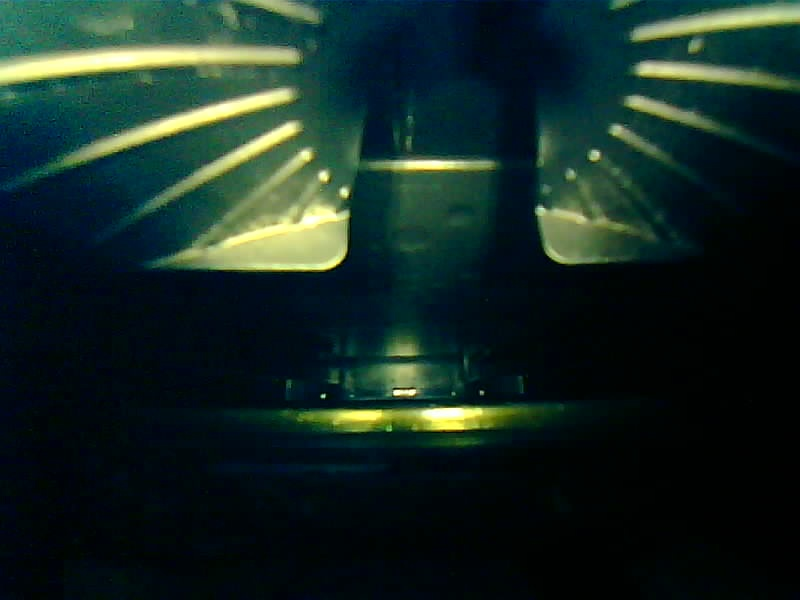
#> input picture Day 3 with weak models/images/Trial 1.jpg, 800 x 600 px, found by its file name
$ jupyter execute Template.ipynb
#> lines starting #> are read from the running program, lines starting #| are printed output that depends on the picture
[cell 1]
import cv2 as cv
import numpy as np
from matplotlib import pyplot as plt

def detect_kicker(image_path, template_path, threshold=0.7):
    # Load the input image and template
#> called with template_path = 'template image/template.jpg', threshold = 0.7
    img = cv.imread(image_path, cv.IMREAD_GRAYSCALE)
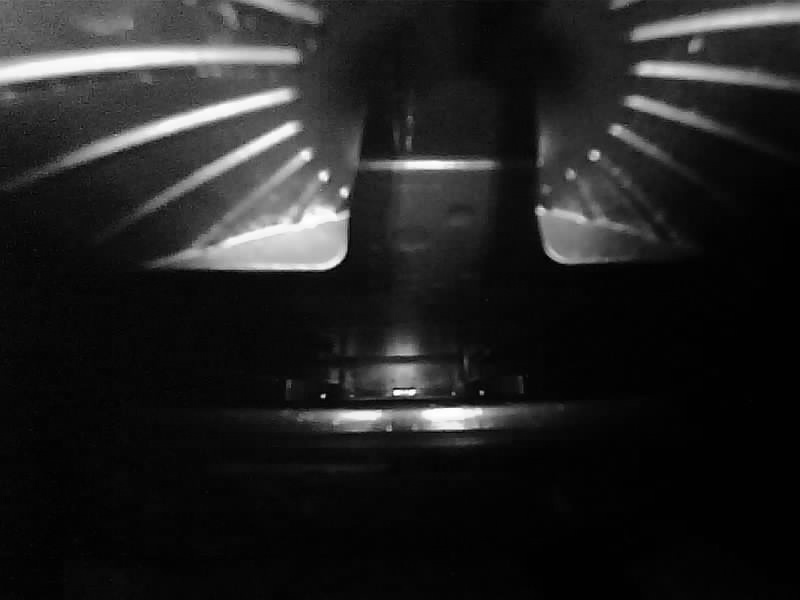
#> img: shape (600, 800); min 0, max 255, mean 34.2
    assert img is not None, "Image file could not be read, check path."

    img2 = img.copy()  # Keep a copy of the original image
    template = cv.imread(template_path, cv.IMREAD_GRAYSCALE)
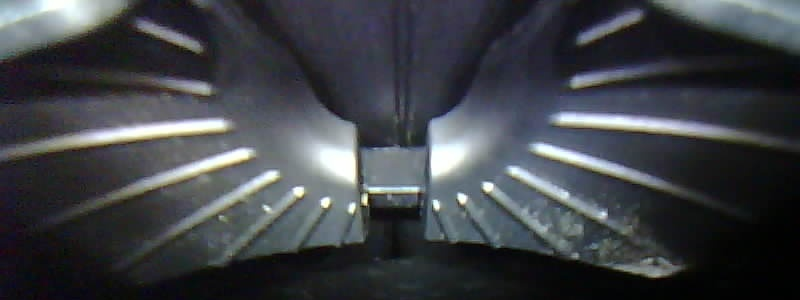
#> input picture Image Processing2/template image/template.jpg, 800 x 300 px
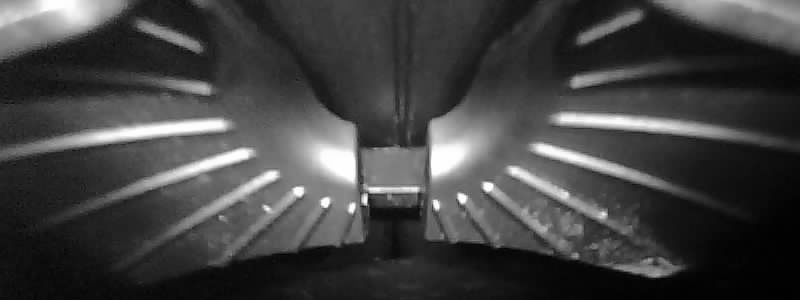
#> template: shape (300, 800); min 0, max 255, mean 65.8
    assert template is not None, "Template file could not be read, check path."

    # Template dimensions
    w, h = template.shape[::-1]
#> w = 800; h = 300

    # Only use the upper region of the image for matching
    height, width = img.shape
#> height = 600; width = 800
    upper_region = img[0:int(height/2), :]  # Upper half of the image
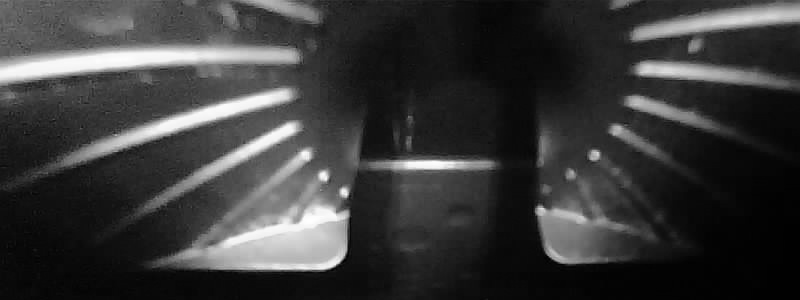
#> upper_region: shape (300, 800); min 0, max 254, mean 57.4

    # Define methods for template matching
    methods = ['cv.TM_CCOEFF']

    # Iterate through different template matching methods
    for meth in methods:
        img = img2.copy()  # Reset to the original image each time
        method = eval(meth)

        # Apply template matching in the upper region of the image
        res = cv.matchTemplate(upper_region, template, method)
        min_val, max_val, min_loc, max_loc = cv.minMaxLoc(res)

        # Choose top-left corner based on method (SQDIFF takes min, others take max)
        if method in [cv.TM_SQDIFF, cv.TM_SQDIFF_NORMED]:
            top_left = min_loc
            match_quality = min_val
        else:
            top_left = max_loc
            match_quality = max_val

        # Check if match quality exceeds the threshold
        if match_quality >= threshold:
            # Draw rectangle around the detected kicker in the original upper region
            bottom_right = (top_left[0] + w, top_left[1] + h)
            cv.rectangle(img[0:int(height/2), :], top_left, bottom_right, 255, 2)

            # Prepare a visualization of the detection
            detected_region = upper_region[top_left[1]:bottom_right[1], top_left[0]:bottom_right[0]]
            plt.figure(figsize=(10, 5))

            plt.subplot(121)
            plt.imshow(res, cmap='gray')
            plt.title('Matching Result')
            plt.xticks([]), plt.yticks([])

            plt.subplot(122)
            plt.imshow(img, cmap='gray')
            plt.title('Detected Kicker')
            plt.xticks([]), plt.yticks([])

            # Visualize the detected region with the template overlay
            plt.figure(figsize=(10, 5))
            plt.subplot(121)
            plt.imshow(detected_region, cmap='gray')
            plt.title('Detected Region')
            plt.xticks([]), plt.yticks([])

            plt.subplot(122)
            plt.imshow(template, cmap='gray')
            plt.title('Template')
            plt.xticks([]), plt.yticks([])

            plt.suptitle(f'Method: {meth} (Quality: {match_quality:.2f})')
            plt.show()

            print(f"Method: {meth}, Kicker detected with match quality: {match_quality:.2f}")
        else:
            print(f"Method: {meth}, No kicker detected (match quality: {match_quality:.2f})")
#> this loop made 1 pass
#> (res, min_val, max_val, top_left, match_quality, bottom_right) on pass 1: ([234657312], 234657312, 234657312, (0, 0), 234657312, (800, 300))
#| Method: cv.TM_CCOEFF, Kicker detected with match quality: 234657312.00
#> pass 1, in detect_kicker, `plt.show()`:
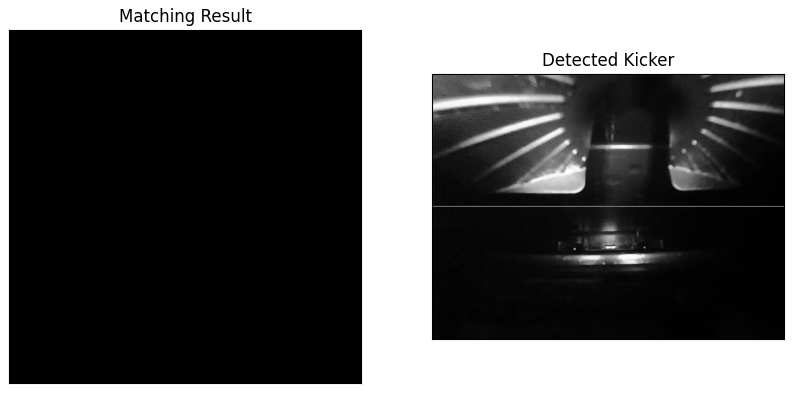
#> figure drawn by matplotlib, 2 panels

# Test the function
image_path = 'image collection/CV Image Collection/03 Kicker Detection/800x600/Kicker at front position/Trial 1.jpg'
template_path = 'template image/template.jpg'

detect_kicker(image_path, template_path, threshold=0.7)

### Template Matching

[cell 2]
import cv2
import numpy as np
import matplotlib.pyplot as plt

# Function for detecting the kicker using template matching
def detect_kicker_with_template(image_path, template_path, threshold=0.7):
    # Step 1: Load the main image and the template image
    image = cv2.imread(image_path)
    template = cv2.imread(template_path, 0)  # Template is loaded in grayscale

    if image is None or template is None:
        print("Error: Image or template not found.")
        return None

    # Convert the input image to grayscale
    gray_image = cv2.cvtColor(image, cv2.COLOR_BGR2GRAY)

    # Step 2: Perform template matching
    result = cv2.matchTemplate(gray_image, template, cv2.TM_CCOEFF_NORMED)

    # Step 3: Normalize the result to enhance visibility of similarity
    cv2.normalize(result, result, 0, 1, cv2.NORM_MINMAX, -1)

    # Step 4: Find locations where the matching result exceeds the threshold
    loc = np.where(result >= threshold)

    # Visualize the matching result
    plt.figure(figsize=(10, 8))

    # Show template matching result heatmap
    plt.subplot(2, 1, 1)
    plt.imshow(result, cmap='hot')
    plt.colorbar()
    plt.title("Template Matching Heatmap")
    plt.axis("off")

    # Check if we found any matches above threshold
    detected = False
    w, h = template.shape[::-1]  # Get width and height of the template

    # If we have a match, draw rectangles around detected areas
    for pt in zip(*loc[::-1]):
        cv2.rectangle(image, pt, (pt[0] + w, pt[1] + h), (0, 255, 0), 2)
        detected = True

    # Show the result image with rectangles
    plt.subplot(2, 1, 2)
    plt.imshow(cv2.cvtColor(image, cv2.COLOR_BGR2RGB))
    plt.title("Detected Kicker" if detected else "Kicker Not Detected")
    plt.axis("off")

    plt.tight_layout()
    plt.show()

    # Print detection status
    if detected:
        print("Kicker detected with template matching.")
    else:
        print("Kicker not detected.")

    return detected

# Test the function with your image and template
image_path = 'image collection/CV Image Collection/03 Kicker Detection/800x600/Kicker at front position/Trial 3.jpg'
template_path = 'Reference_Imgs/reference_roi.jpg'  # Path to the template image

# Call the function with a threshold of 0.7
detect_kicker_with_template(image_path, template_path, threshold=0.7)

[cell 3]
# Test the function with your image and template
image_path = 'image collection/CV Image Collection/03 Kicker Detection/800x600/Kicker at pos 100/Trial 2.jpg'
template_path = 'Reference_Imgs/reference_roi.jpg'  # Path to the template image

# Call the function with a threshold of 0.7
detect_kicker_with_template(image_path, template_path, threshold=0.7)
#> call 2 of detect_kicker_with_template, with template_path = 'Reference_Imgs/reference_roi.jpg', threshold = 0.7
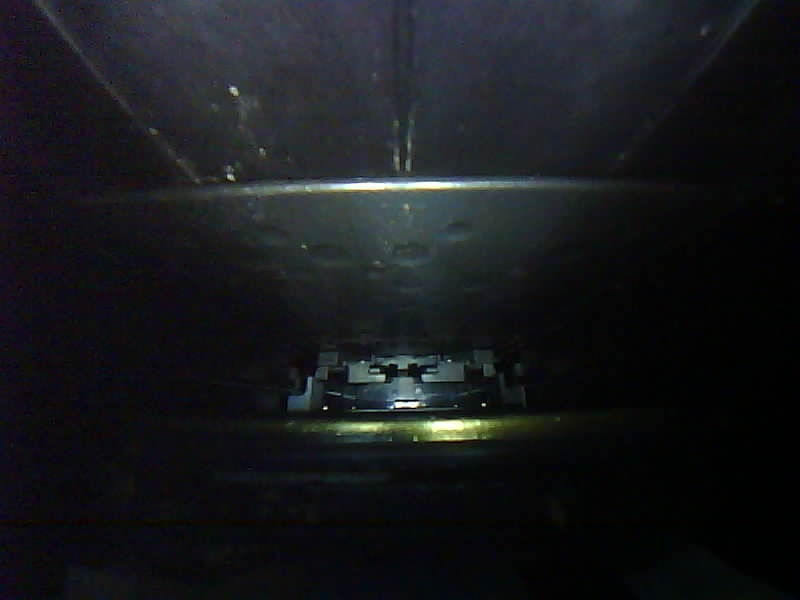
#> input picture Day 3 with weak models/images/Trial 2.jpg, 800 x 600 px, found by its file name
#> in detect_kicker_with_template, image is the input picture: shape (600, 800, 3); mean B, G, R 28.2, 25.2, 23.4

[cell 4]
# Test the function with your image and template
image_path = 'image collection/CV Image Collection/03 Kicker Detection/800x600/Invalid Case/Kicker in reverse orientation/Trial 1.jpg'
template_path = 'Reference_Imgs/reference_roi.jpg'  # Path to the template image

# Call the function with a threshold of 0.7
detect_kicker_with_template(image_path, template_path, threshold=0.7)
#> in detect_kicker_with_template, image is the input picture: shape (600, 800, 3); mean B, G, R 35.5, 40.6, 21.4
